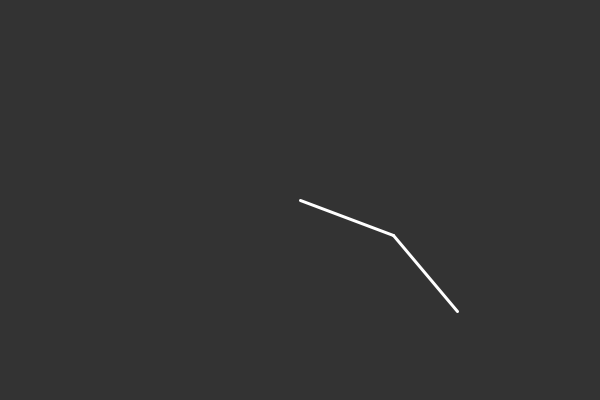
Frame 1 (no input)
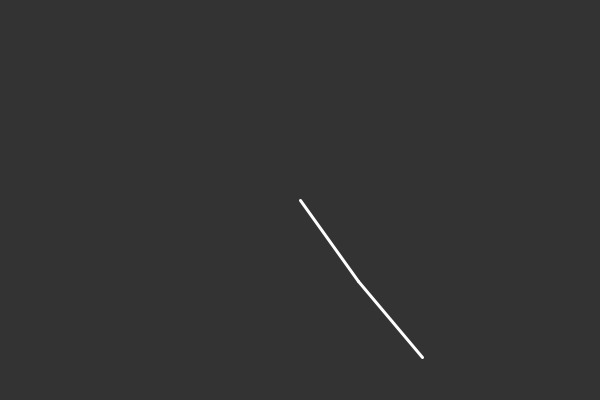
Frame 60 (the mouse pressed at the canvas centre just before this capture)
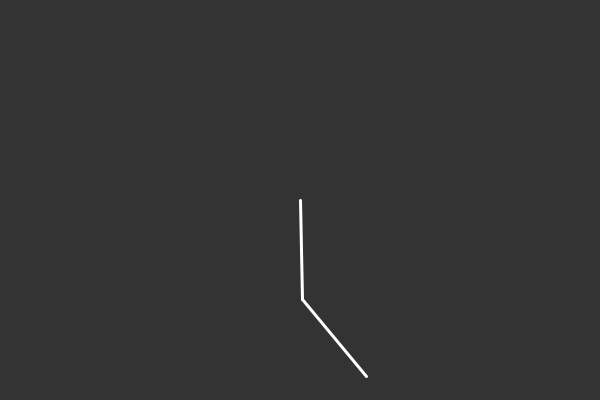
Frame 120 (the mouse held since frame 60 and released just before this capture)

The Processing sketch that drew these frames (run headless with seeded random() and noise(); from frame 60 on, the mouse is pressed at the canvas centre):

// Processing sketch: ForwardKinematics
// ── ForwardKinematics.pde
Segment seg1;
Segment seg2;

void setup(){
  size(600, 400);
  seg1 = new Segment(width/2, 200, 100, radians(20));
  seg2 = new Segment(seg1, 100, radians(50));
}

void draw(){
  background(51);
  
  seg1.wiggle();
  seg1.update();
  seg2.update();
  seg1.render();
  seg2.render();
}
// ── Segment.pde
class Segment{
  
//  float r, theta, x, y, x2, y2;
  PVector a;
  PVector b;
  float r;
  float theta;
  
  Segment parent;
  
  Segment(float x, float y, float r, float theta){
     parent = null;
    
    this.r = r;
    this.theta = theta;
    a = new PVector(x, y);

    calculateB();

  }
  
  Segment(Segment parent_, float r, float theta){
    parent = parent_;
    
    this.r = r;
    this.theta = theta;
    a = parent.b.copy();
    
    calculateB();

  }
  
  void wiggle(){
    theta += 0.01;
  }
  
  void calculateB(){
    float x2 = cos(theta) * r + a.x;
    float y2 = sin(theta) * r + a.y;
    b = new PVector(x2, y2);
  }
  
  void update(){
    if(parent != null){
      a = parent.b.copy();
    }

    
    calculateB();
  }
  
  void render(){
    strokeWeight(3);
    stroke(255);
    line(a.x, a.y, b.x, b.y);
  }
}
